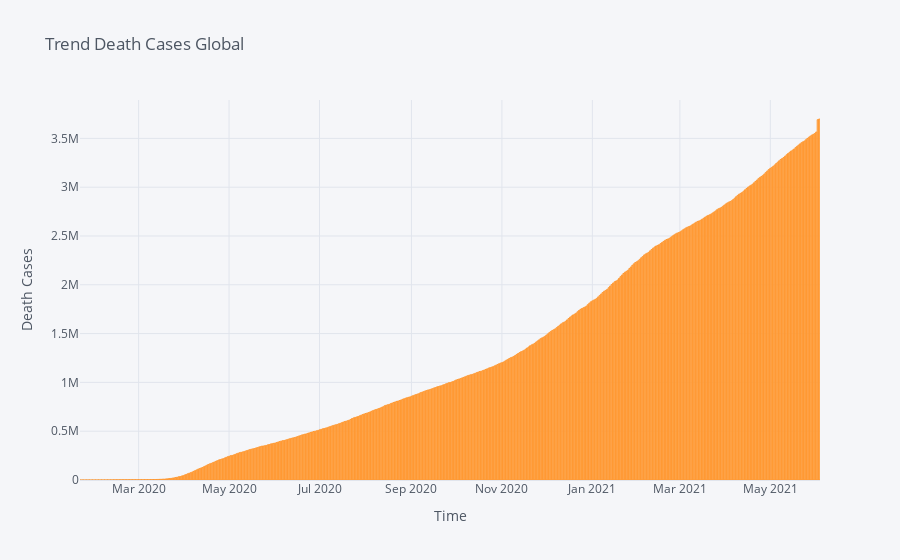

The cell this chart's notebook holds for it:
### Markdown cell above
### **Trend Deaths Case**

### Code cell
dataGroup.iplot(kind = "bar", y = "Deaths", title = "Trend Death Cases Global",xTitle = "Time", yTitle = 'Death Cases')

### Figure 1 — Plotly figure (JSON) as saved in the notebook; plotly's stock layout.template omitted (floating-point values rounded to 4 significant figures; data arrays with more than 128 entries replaced by an {"elided": "..."} marker saying what was removed)
{"data": [{"marker": {"color": "rgba(255, 153, 51, 0.6)", "line": {"color": "rgba(255, 153, 51, 1.0)", "width": 1}}, "name": "Deaths", "orientation": "v", "text": "", "type": "bar", "x": {"elided": "499 str values"}, "y": {"elided": "499 int values"}}], "layout": {"legend": {"bgcolor": "#F5F6F9", "font": {"color": "#4D5663"}}, "paper_bgcolor": "#F5F6F9", "plot_bgcolor": "#F5F6F9", "title": {"font": {"color": "#4D5663"}, "text": "Trend Death Cases Global"}, "xaxis": {"gridcolor": "#E1E5ED", "showgrid": true, "tickfont": {"color": "#4D5663"}, "title": {"font": {"color": "#4D5663"}, "text": "Time"}, "zerolinecolor": "#E1E5ED"}, "yaxis": {"gridcolor": "#E1E5ED", "showgrid": true, "tickfont": {"color": "#4D5663"}, "title": {"font": {"color": "#4D5663"}, "text": "Death Cases"}, "zerolinecolor": "#E1E5ED"}}}
